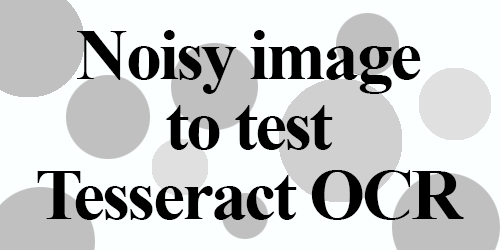
#> input picture example_01.png, 500 x 250 px
$ python color_match_meanstddev.py example_01.png OpenCV_Color_Matching_meanstddev.png
#> lines starting #> are read from the running program, lines starting #| are printed output that depends on the picture; long printed decimals are rounded
## Color Matching from img2 to img1
# color matching good for nose, mouth, not good for face
import numpy as np
import sys
import cv2
import matplotlib.pyplot as plt

if len(sys.argv)>2:
    file1 = sys.argv[1] # src
    file2 = sys.argv[2] # dst
else:
    file1 = 'Halsey_nose.jpg'
    file2 = 'Ariana_nose.jpg'

reference = cv2.imread(file1)
#> reference is the input picture: shape (250, 500, 3); mean B, G, R 201.1, 201.1, 199.6
print(reference.shape)
#| (250, 500, 3)
image = cv2.imread(file2)
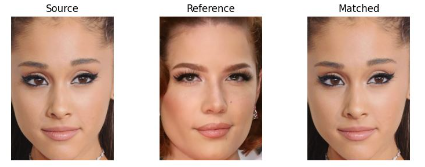
#> input picture OpenCV_Color_Matching_meanstddev.png, 425 x 167 px
#> image is the input picture: shape (167, 425, 3); mean B, G, R 161.8, 175.9, 204.8

# resize img2 to img1
image = cv2.resize(image, (reference.shape[1], reference.shape[0])) # cv2.resize((h,w))
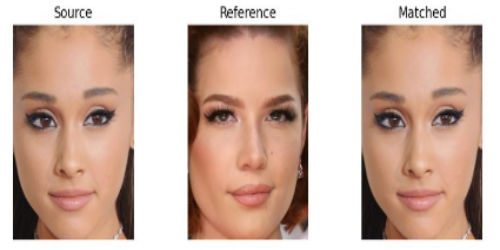
#> image: shape (250, 500, 3); mean B, G, R 161.7, 175.8, 204.7
print(image.shape)
#| (250, 500, 3)

# need to conver to hsv (rgb won't work for facial color matching)
reference_hsv = cv2.cvtColor(reference, cv2.COLOR_BGR2HSV)
#> reference_hsv: shape (250, 500, 3); mean H, S, V 44.6, 1.5, 201.1
image_hsv = cv2.cvtColor(image, cv2.COLOR_BGR2HSV)
#> image_hsv: shape (250, 500, 3); mean H, S, V 14.7, 64, 204.8

# color matching
m1, sd1 = cv2.meanStdDev(reference_hsv)
#> m1 = [44.58, 1.48, 201.1]; sd1 = [45, 1.5, 79.31]
m2, sd2 = cv2.meanStdDev(image_hsv)
#> m2 = [14.67, 63.96, 204.8]; sd2 = [28.7, 54.05, 59.02]
m = m1-m2
#> m = [29.91, -62.48, -3.72]
print(m)
#| [[ 29.907 ]
#|  [-62.476]
#|  [ -3.718]]
print(m.shape)
#| (3, 1)
m = m.reshape(3).astype('uint8')
#> m = [29, 194, 253]

### match meanStdDev
#matched_hsv = image_hsv + m

# found it has black dots, so use below check to avoid it
matched_hsv = image_hsv
for i in range(image_hsv.shape[0]):
	for j in range(image_hsv.shape[1]):
		if (image_hsv[i][j] + m).any() <=2 : matched_hsv[i][j] = image_hsv[i][j]
		else:                                matched_hsv[i][j] = image_hsv[i][j] + m

matched = cv2.cvtColor(matched_hsv, cv2.COLOR_HSV2BGR)
cv2.imwrite('matched.jpg', matched)

# display images
fig, (ax1, ax2, ax3) = plt.subplots(nrows=1, ncols=3, figsize=(8, 3),
                                    sharex=True, sharey=True)
for aa in (ax1, ax2, ax3):
    aa.set_axis_off()

ax1.imshow(cv2.cvtColor(image, cv2.COLOR_BGR2RGB))
ax1.set_title('Source')
ax2.imshow(cv2.cvtColor(reference, cv2.COLOR_BGR2RGB))
ax2.set_title('Reference')
ax3.imshow(cv2.cvtColor(matched, cv2.COLOR_BGR2RGB))
ax3.set_title('Matched')

plt.tight_layout()
plt.show()
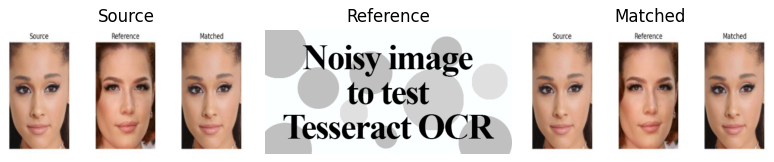
#> figure drawn by matplotlib, 3 panels
